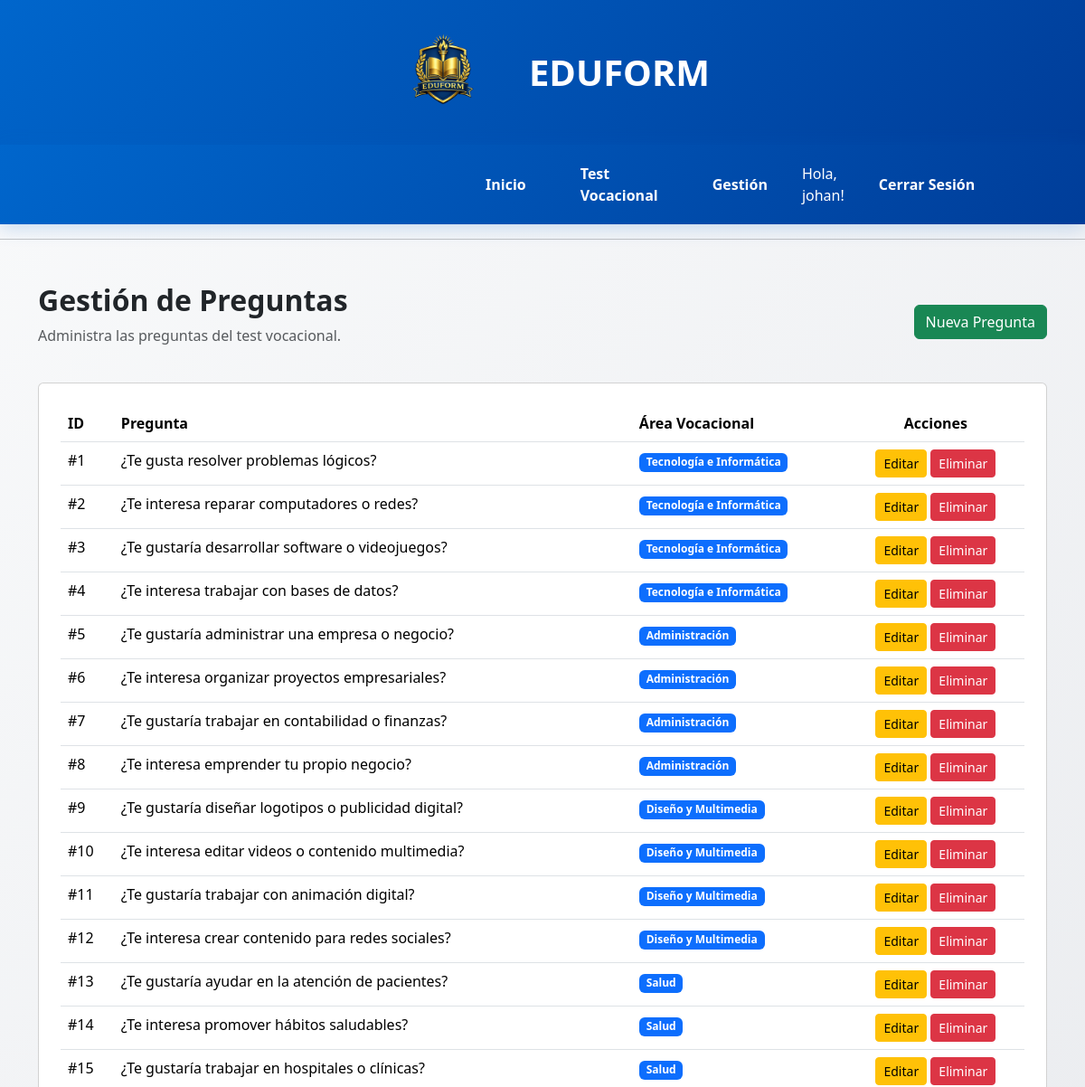
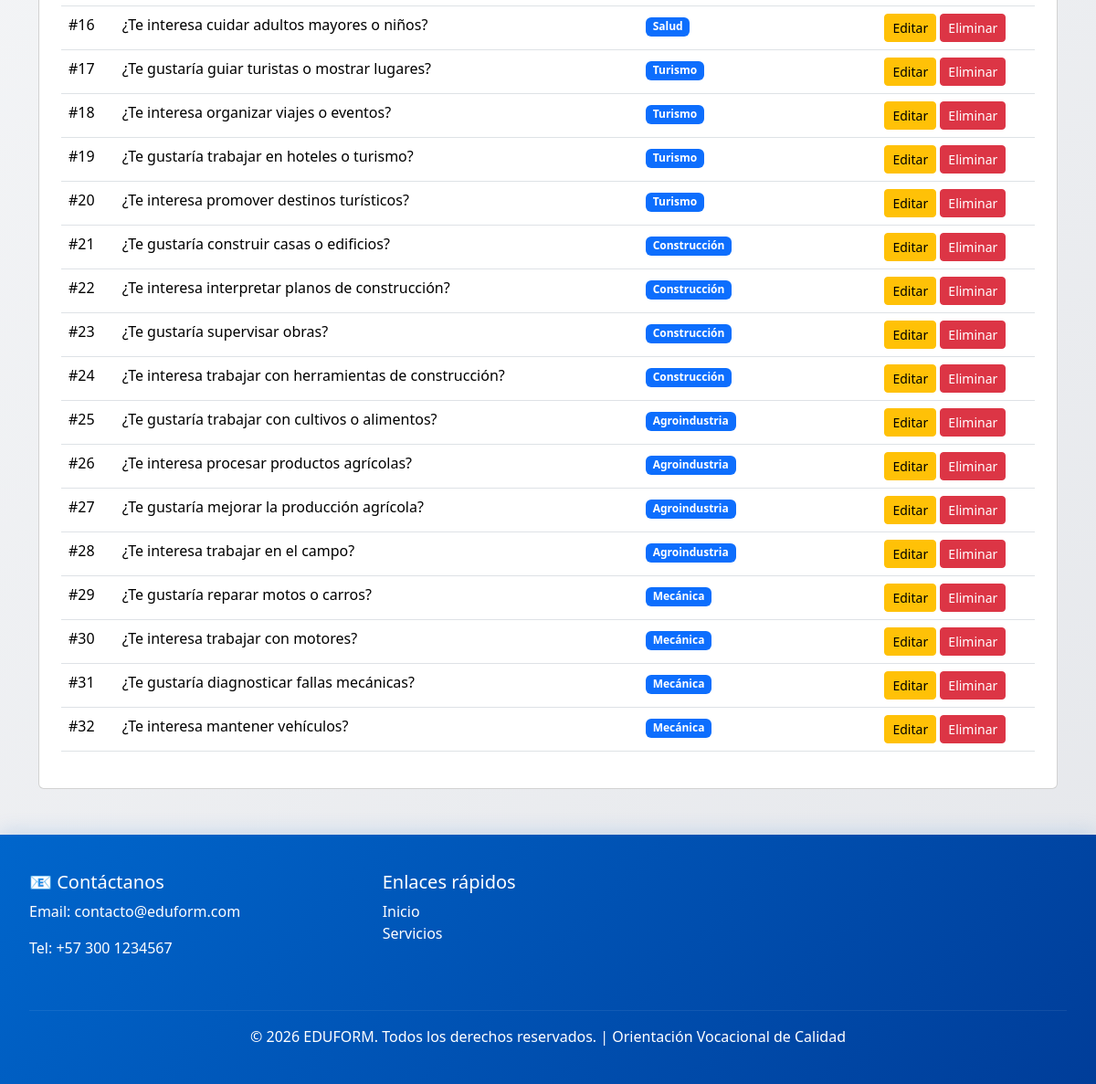
The app's page /preguntas/ (signed in) with its own data (2 pictures, top to bottom).
### AppPagina/models.py (models this page shows, shortened)
class Pregunta(models.Model):
    texto = models.TextField()
    area = models.ForeignKey(AreaVocacional, on_delete=models.CASCADE)

class AreaVocacional(models.Model):
    nombre = models.CharField(max_length=100)

### AppPagina/views.py (the view)
# urls.py: path('preguntas/', views.gestion_preguntas, name='gestion_preguntas'),
@staff_member_required
def gestion_preguntas(request):
    preguntas = Pregunta.objects.all().select_related('area').order_by('area', 'id')
    return render(request, 'paginas/gestion_preguntas.html', {
        'preguntas': preguntas
    })

### AppPagina/templates/paginas/gestion_preguntas.html (shortened to what this page needs)
{% extends 'base.html' %}
{% block contenido %}
<div class="container mt-5 mb-5">
    <div class="d-flex justify-content-between align-items-center mb-4">
        <div>
            <h2 class="fw-bold">Gestión de Preguntas</h2>
            <p class="text-muted">Administra las preguntas del test vocacional.</p>
        </div>
        <a href="{% url 'crear_pregunta' %}" class="btn btn-success">
            Nueva Pregunta
        </a>
    </div>
    <div class="card p-4">
        <div class="table-responsive">
            <table class="table table-hover">
                <thead>
                    <tr>
                        <th>ID</th>
                        <th>Pregunta</th>
                        <th>Área Vocacional</th>
                        <th class="text-center">Acciones</th>
                    </tr>
                </thead>
                <tbody>
                    {% for pregunta in preguntas %}
                    <tr>
                        <td>#{{ pregunta.id }}</td>
                        <td>{{ pregunta.texto|truncatewords:20 }}</td>
                        <td>
                            <span class="badge bg-primary">{{ pregunta.area.nombre }}</span>
                        </td>
                        <td class="text-center">
                            <a href="{% url 'editar_pregunta' pregunta.id %}" class="btn btn-warning btn-sm">Editar</a>
                            <a href="{% url 'eliminar_pregunta' pregunta.id %}" class="btn btn-danger btn-sm">Eliminar</a>
                        </td>
                    </tr>
                    {% endfor %}
                </tbody>
            </table>
        </div>
    </div>
</div>
{% endblock %}

### AppPagina/templates/base.html (shortened to what this page needs)
{% load static %}
<!DOCTYPE html>
<html lang="es">
<head>
    <link rel="stylesheet" href="{% static 'AppPagina/css/estilos.css' %}">
    <link href="https://cdn.jsdelivr.net/npm/bootstrap@5.3.8/dist/css/bootstrap.min.css" rel="stylesheet">
</head>
<body>
<header style="display:flex; align-items:center; justify-content:center; gap:20px;
background: linear-gradient(135deg, #0066cc 0%, #003d99 100%);
padding:30px 50px;
box-shadow: 0 10px 30px rgba(0, 102, 204, 0.15);">
    <img src="{% static 'AppPagina/img/LOGO.png' %}"
    alt="Logo EDUFORM"
    style="height:100px;">
    <h2 style="margin:0; color:white; font-size:2.5rem; font-weight:700;">
        EDUFORM
    </h2>
</header>
<nav>
    <nav class="navbar navbar-expand-lg navbar-custom">
        <div class="container-fluid">
            <div class="collapse navbar-collapse" id="navbarNav">
                <div class="navbar-nav ms-auto align-items-center">
                    <a class="nav-link nav-link-custom {% if request.path == '/' %}active{% endif %}" href="{% url 'inicio' %}">
                        Inicio
                    </a>
                    {% if user.is_authenticated %}
                        <a class="nav-link nav-link-custom {% if 'servicios' in request.path %}active{% endif %}" href="{% url 'servicios' %}">
                            Test Vocacional
                        </a>
                    {% else %}
                        <a class="nav-link nav-link-custom {% if 'login' in request.path %}active{% endif %}" href="{% url 'login' %}">
                            Test Vocacional
                        </a>
                    {% endif %}
                    {% if user.is_staff %}
                    <a class="nav-link nav-link-custom {% if 'usuarios' in request.path %}active{% endif %}" href="{% url 'gestion_usuarios' %}">
                        Gestión
                    </a>
                    {% endif %}
                    {% if user.is_authenticated %}
                        <span class="nav-link" style="color: white; cursor: default;">
                            Hola, {{ user.username }}!
                        </span>
                        <form method="post" action="{% url 'logout' %}" style="display: inline;">
                            <button type="submit" class="nav-link nav-link-custom" style="background: none; border: none; color: white;">
                                Cerrar Sesión
                            </button>
                        </form>
                    {% endif %}
                </div>
            </div>
        </div>
    </nav>
    <hr>
</nav>
{% block contenido %}{% endblock %}
<footer style="background: linear-gradient(135deg, #0066cc 0%, #003d99 100%); color: white; padding: 40px 20px; margin-top: 50px; box-shadow: 0 -4px 20px rgba(0, 102, 204, 0.15);">
    <div class="container" style="max-width: 1200px; margin: 0 auto;">
        <div class="row">
            <div class="col-md-4 mb-4">
                <h5>📧 Contáctanos</h5>
                <p>Email: contacto@eduform.com</p>
                <p>Tel: +57 300 1234567</p>
            </div>
            <div class="col-md-4 mb-4">
                <h5>Enlaces rápidos</h5>
                <ul style="list-style: none; padding-left: 0;">
                    <li><a href="{% url 'inicio' %}" style="color: white; text-decoration: none; transition: all 0.3s ease;" onmouseover="this.style.opacity='0.8'" onmouseout="this.style.opacity='1'">Inicio</a></li>
                    <li><a href="{% url 'servicios' %}" style="color: white; text-decoration: none; transition: all 0.3s ease;" onmouseover="this.style.opacity='0.8'" onmouseout="this.style.opacity='1'">Servicios</a></li>
                </ul>
            </div>
        </div>
        <hr style="border-top: 1px solid rgba(255, 255, 255, 0.3);">
        <p class="text-center mt-3 mb-0">
            {% block pie %}© 2026 EDUFORM. Todos los derechos reservados. | Orientación Vocacional de Calidad{% endblock %}
        </p>
    </div>
</footer>
</body>
</html>

### AppPagina/static/AppPagina/css/estilos.css (style rules this page uses)
body { background: linear-gradient(135deg, #f9fafb 0%, #e5e7eb 100%); color: #1f2937; min-height: 100vh; }
form { width: 100%; }

### AppPagina/templates/base.html (style rules this page uses)
.navbar-custom { background: linear-gradient(135deg, #0066cc 0%, #003d99 100%) !important; padding: 10px 0; box-shadow: 0 4px 20px rgba(0, 102, 204, 0.2); }
.nav-link-custom { color: #FFFFFF !important; margin: 0 10px; padding: 10px 20px !important; border-radius: 8px; font-weight: 600; transition: all 0.3s ease; }

### records on screen
Pregunta: id "1", texto "¿Te gusta resolver problemas lógicos?", area.nombre "Tecnología e Informática"
Pregunta: id "2", texto "¿Te interesa reparar computadores o redes?", area.nombre "Tecnología e Informática"
Pregunta: id "3", texto "¿Te gustaría desarrollar software o videojuegos?", area.nombre "Tecnología e Informática"
Pregunta: id "4", texto "¿Te interesa trabajar con bases de datos?", area.nombre "Tecnología e Informática"
Pregunta: id "5", texto "¿Te gustaría administrar una empresa o negocio?", area.nombre "Administración"
Pregunta: id "6", texto "¿Te interesa organizar proyectos empresariales?", area.nombre "Administración"
Pregunta: id "7", texto "¿Te gustaría trabajar en contabilidad o finanzas?", area.nombre "Administración"
Pregunta: id "8", texto "¿Te interesa emprender tu propio negocio?", area.nombre "Administración"
Pregunta: id "9", texto "¿Te gustaría diseñar logotipos o publicidad digital?", area.nombre "Diseño y Multimedia"
Pregunta: id "10", texto "¿Te interesa editar videos o contenido multimedia?", area.nombre "Diseño y Multimedia"
Pregunta: id "11", texto "¿Te gustaría trabajar con animación digital?", area.nombre "Diseño y Multimedia"
Pregunta: id "12", texto "¿Te interesa crear contenido para redes sociales?", area.nombre "Diseño y Multimedia"
Pregunta: id "13", texto "¿Te gustaría ayudar en la atención de pacientes?", area.nombre "Salud"
Pregunta: id "14", texto "¿Te interesa promover hábitos saludables?", area.nombre "Salud"
Pregunta: id "15", texto "¿Te gustaría trabajar en hospitales o clínicas?", area.nombre "Salud"
Pregunta: id "16", texto "¿Te interesa cuidar adultos mayores o niños?", area.nombre "Salud"
Pregunta: id "17", texto "¿Te gustaría guiar turistas o mostrar lugares?", area.nombre "Turismo"
Pregunta: id "18", texto "¿Te interesa organizar viajes o eventos?", area.nombre "Turismo"
Pregunta: id "19", texto "¿Te gustaría trabajar en hoteles o turismo?", area.nombre "Turismo"
Pregunta: id "20", texto "¿Te interesa promover destinos turísticos?", area.nombre "Turismo"
Pregunta: id "21", texto "¿Te gustaría construir casas o edificios?", area.nombre "Construcción"
Pregunta: id "22", texto "¿Te interesa interpretar planos de construcción?", area.nombre "Construcción"
Pregunta: id "23", texto "¿Te gustaría supervisar obras?", area.nombre "Construcción"
Pregunta: id "24", texto "¿Te interesa trabajar con herramientas de construcción?", area.nombre "Construcción"
Pregunta: id "25", texto "¿Te gustaría trabajar con cultivos o alimentos?", area.nombre "Agroindustria"
Pregunta: id "26", texto "¿Te interesa procesar productos agrícolas?", area.nombre "Agroindustria"
Pregunta: id "27", texto "¿Te gustaría mejorar la producción agrícola?", area.nombre "Agroindustria"
Pregunta: id "28", texto "¿Te interesa trabajar en el campo?", area.nombre "Agroindustria"
Pregunta: id "29", texto "¿Te gustaría reparar motos o carros?", area.nombre "Mecánica"
Pregunta: id "30", texto "¿Te interesa trabajar con motores?", area.nombre "Mecánica"
Pregunta: id "31", texto "¿Te gustaría diagnosticar fallas mecánicas?", area.nombre "Mecánica"
Pregunta: id "32", texto "¿Te interesa mantener vehículos?", area.nombre "Mecánica"

### other values on screen
{{ user.username }} "johan"
